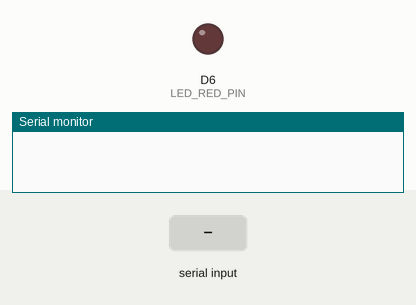
A sketch run on a simulated ESP8266 (NodeMCU). Shown: output pins drawn as LEDs (lit = HIGH), the last lines printed to the serial monitor. Inputs (shaded band) come from the test bench.

Above: at 1.2 s.
1.3 s: "ON\n" received over Serial
At 1.9 s:
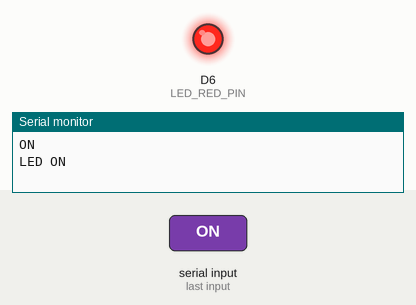
2.8 s: "OFF\n" received over Serial
At 3.1 s:
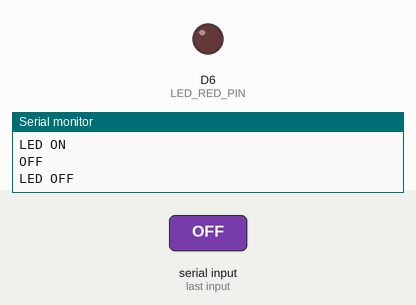
Timing chart, 0 to 5.8 s (numbered marks = the images above; inputs shaded):
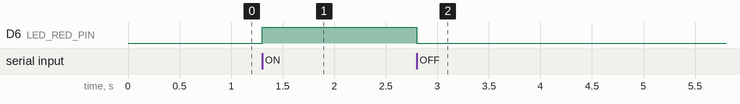

Measured:
- after the input at 1.3 s, D6 (LED_RED_PIN): LOW → HIGH at once
- after the input at 2.8 s, D6 (LED_RED_PIN): HIGH → LOW at once

The sketch:

Prog5.ino
```cpp
#define LED_RED_PIN D6

String inputString = "";         // a String to hold incoming data
bool stringComplete = false;     // whether the string is complete

void setup() {
  pinMode(LED_RED_PIN, OUTPUT);
  // initialize serial:
  Serial.begin(9600);
  // reserve 200 bytes for the inputString:
  inputString.reserve(200);
}

void loop() {
  mySerialEvent();
  // print the string when a newline arrives:
  if (stringComplete) {
    Serial.println(inputString);
    if(inputString.equalsIgnoreCase("ON")) {
      Serial.println("LED ON");
      digitalWrite(LED_RED_PIN, HIGH);
    }
    if(inputString.equalsIgnoreCase("OFF")) {
      Serial.println("LED OFF");
      digitalWrite(LED_RED_PIN, LOW);
    }
    // clear the string:
    inputString = "";
    stringComplete = false;
  }
}

/*
  SerialEvent occurs whenever a new data comes in the hardware serial RX.
  This routine is run between each time loop() runs, so using delay inside loop can delay response.
  Multiple bytes of data may be available.
*/
void mySerialEvent() { // Le serialEvent classique ne peut pas marcher avec l'USB
  while (Serial.available()) {
    // get the new byte:
    char inChar = (char)Serial.read();
    // add it to the inputString:
    // inputString += inChar;
    // if the incoming character is a newline, set a flag so the main loop can
    // do something about it
    // Mettre le moniteur serie en "New Line"
    if (inChar == '\n' || inChar == '\r') {
      stringComplete = true;
    } else inputString += inChar;
  }
}
```
